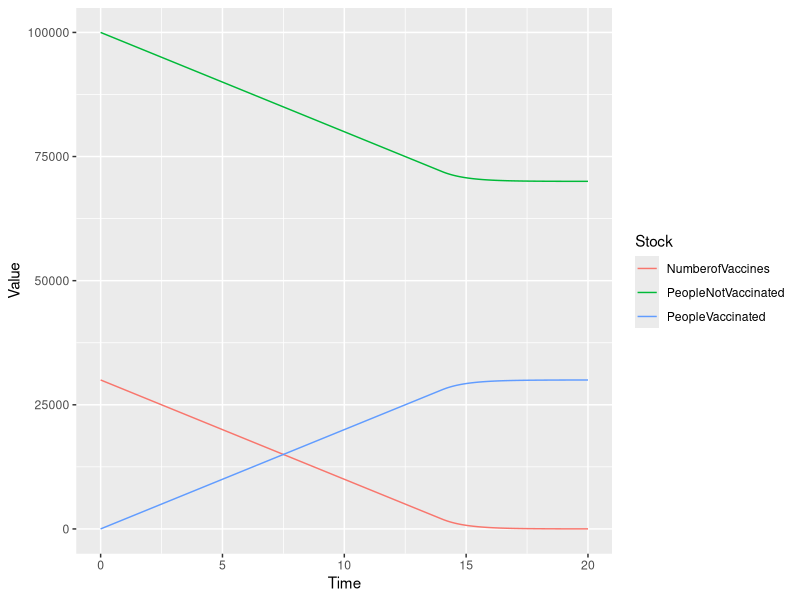

The R script that drew this image:
###########################################
# Translation of Vensim file.
# Date created: 2016-11-01 20:51:11
###########################################
library(deSolve)
library(ggplot2)
library(reshape2)
#Displaying the simulation run parameters
START_TIME <- 0.000000
FINISH_TIME <- 20.000000
TIME_STEP <- 0.031250
#Setting aux param to NULL
auxs<-NULL

#Generating the simulation time vector
simtime<-seq(0.000000,20.000000,by=0.031250)
# Writing global variables (stocks and dependent auxs)
stocks <-c( NumberofVaccines = 30000 , PeopleNotVaccinated = 100000 , PeopleVaccinated = 0 )
# This is the model function called from ode
model <- function(time, stocks, auxs){
  with(as.list(c(stocks, auxs)),{
    AverageDispensingProductivity <- 200
    NumberofHealthWorkers <- 10
    VaccineAdministrationCapacity <- AverageDispensingProductivity*NumberofHealthWorkers
    TotalAvailableVaccineCapacity <- min(VaccineAdministrationCapacity,NumberofVaccines)
    Vaccinations <- min(PeopleNotVaccinated,TotalAvailableVaccineCapacity)
    VaccinesAdministered <- Vaccinations
    d_DT_NumberofVaccines  <- -VaccinesAdministered
    d_DT_PeopleNotVaccinated  <- -Vaccinations
    d_DT_PeopleVaccinated  <- Vaccinations
    return (list(c(d_DT_NumberofVaccines,d_DT_PeopleNotVaccinated,d_DT_PeopleVaccinated)))
  })
}
# Function call to run simulation
o<-data.frame(ode(y=stocks,times=simtime,func=model,parms=auxs,method='euler'))
mo<-melt(o,id.vars = 'time')
names(mo)<-c('Time','Stock','Value')
ggplot(data=mo)+geom_line(aes(x=Time,y=Value,colour=Stock))
#----------------------------------------------------
# Original text file exported from Vensim
#  Number of Vaccines = INTEG( - Vaccines Administered , 30000) 
#  People Not Vaccinated = INTEG( - Vaccinations , 100000) 
#  People Vaccinated = INTEG( Vaccinations , 0) 
#  Average Dispensing Productivity = 200
#  FINAL TIME = 20
#  INITIAL TIME = 0
#  Number of Health Workers = 10
#  TIME STEP = 0.03125
#  SAVEPER = TIME STEP 
#  Vaccine Administration Capacity = Average Dispensing Productivity * Number of Health Workers
#  Total Available Vaccine Capacity = min ( Vaccine Administration Capacity , Number of Vaccines ) 
#  Vaccinations = min ( People Not Vaccinated , Total Available Vaccine Capacity) 
#  Vaccines Administered = Vaccinations 
#----------------------------------------------------
